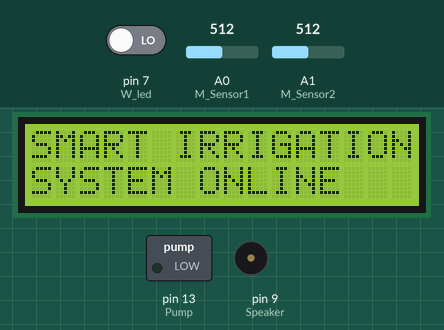
The sketch below on a simulated Arduino Uno WiFi Rev2. On the bench: 16×2 character LCD, switched loads named in the sketch (green lamp = pin HIGH), buzzer (waves = sounding). Dashed ring = blinking. The inputs (shaded band) are chosen by the test bench; at power-on: A0 (M_Sensor1) = 512, A1 (M_Sensor2) = 512, pin 7 (W_led) LOW. WiFi joins after 1.5 s; servers stay silent unless stated; what the sketch prints to the serial monitor is not drawn.

Above: at 3.6 s.
At 7.2 s:
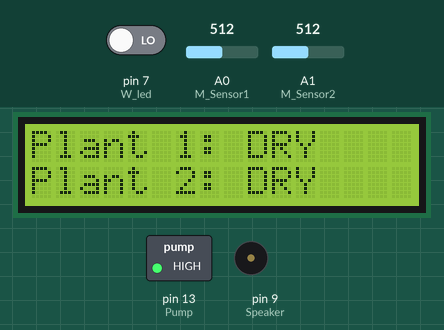
7.3 s: A0 (M_Sensor1) set to 218
12.6 s: A0 (M_Sensor1) set to 187
At 14.8 s:
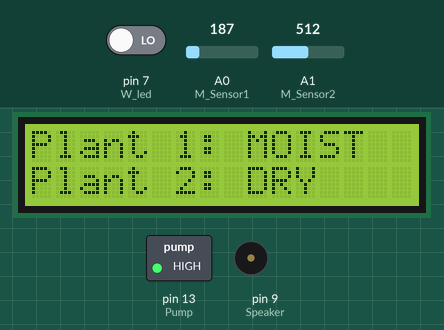
15.1 s: A1 (M_Sensor2) set to 212
17.1 s: A1 (M_Sensor2) set to 186
At 18.7 s:
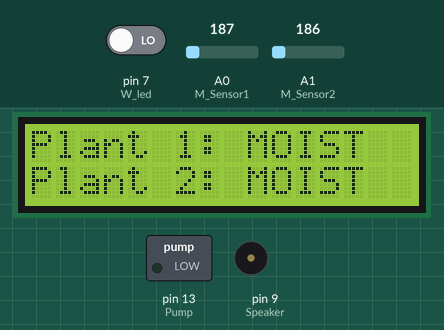
19.1 s: A0 (M_Sensor1) set to 210
At 20.0 s:
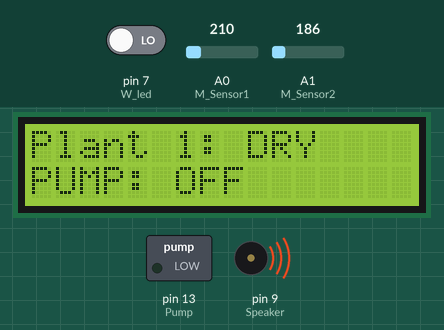
23.6 s: A1 (M_Sensor2) set to 60
At 24.93 s:
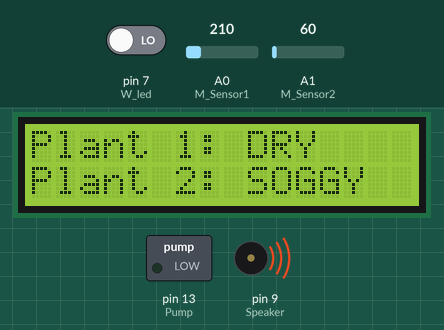
Timing chart, 0 to 29.1 s (numbered marks = the images above; inputs shaded):
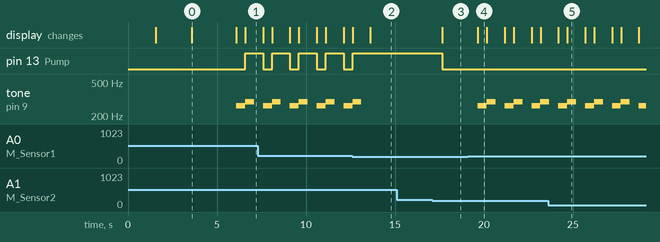

Measured:
- the behaviour switches between 201 and 200 on A0 (M_Sensor1) (found by bisection; images 1 and 2)
- the behaviour switches between 201 and 200 on A1 (M_Sensor2) (found by bisection; images 2 and 3)
- after the input at 12.6 s, pin 13 (Pump): goes on until 12.6 s, then stays HIGH; tone on pin 9 (Speaker): goes on until 13.1 s, then stays silent; the display: first differs from a run without the input after 1.0 s (image 2)
- after the input at 17.1 s, pin 13 (Pump): HIGH → LOW after 0.54 s; the display: changes after 0.55 s (image 3)
- after the input at 19.1 s, tone on pin 9 (Speaker): silent → 262 Hz after 0.56 s, then repeats every 1.5 s: 294 Hz 0.50 s, silent 0.51 s, 262 Hz 0.50 s; the display: changes after 0.56 s (image 4)
- after the input at 23.6 s, the display: first differs from a run without the input after 1.1 s (image 5)
- by itself, pin 13 (Pump): alternates HIGH for 1.0 s and LOW for 0.50 s
- by itself, tone on pin 9 (Speaker): repeats every 1.5 s: 294 Hz 0.50 s, silent 0.51 s, 262 Hz 0.50 s

The sketch:

sis.ino
```cpp
// AUTOMATIC IRRIGATION SYSTEM WITH WIFI

#include <LiquidCrystal.h>  // LCD Library
#include <WiFiNINA.h>       // WiFi Library for Arduino Uno WiFi
#include <Wire.h>

// WiFi Credentials
const char* ssid = "YOUR_WIFI_SSID";    // Replace with your WiFi SSID
const char* password = "YOUR_WIFI_PASSWORD"; // Replace with your WiFi password

WiFiServer server(80); // Create a web server on port 80

// Define Notes for Speaker
#define NOTE_C4 262
#define NOTE_D4 294
#define NOTE_E4 330
#define NOTE_F4 349
#define NOTE_G4 392
#define NOTE_A4 440
#define NOTE_B4 494
#define NOTE_C5 523

// Define Pins
int M_Sensor1 = A0; // Soil Moisture Sensor 1
int M_Sensor2 = A1; // Soil Moisture Sensor 2
int W_led = 7;      // Water Level Status LED
int Pump = 13;      // Pump Relay
int Speaker = 9;    // Speaker/Buzzer

LiquidCrystal lcd(12, 11, 5, 4, 3, 2);

void setup() {
    lcd.begin(16, 2);
    lcd.clear();

    pinMode(Pump, OUTPUT);
    pinMode(W_led, INPUT);
    pinMode(Speaker, OUTPUT);

    Serial.begin(9600);

    // WiFi Connection
    WiFi.begin(ssid, password);
    Serial.print("Connecting to WiFi");
    lcd.setCursor(0, 0);
    lcd.print("WiFi Connecting...");

    while (WiFi.status() != WL_CONNECTED) {
        delay(1000);
        Serial.print(".");
    }

    Serial.println("\nConnected to WiFi!");
    lcd.clear();
    lcd.print("WiFi Connected");
    delay(2000);

    server.begin(); // Start web server
    Serial.print("Web Server Started: ");
    Serial.println(WiFi.localIP()); // Print IP address

    lcd.clear();
    lcd.setCursor(0, 0);
    lcd.print("SMART IRRIGATION");
    lcd.setCursor(0, 1);
    lcd.print("SYSTEM ONLINE");
    delay(2500);
    lcd.clear();
}

void loop() {
    int Moisture1 = analogRead(M_Sensor1); // Read Soil Moisture Sensor 1
    int Moisture2 = analogRead(M_Sensor2); // Read Soil Moisture Sensor 2
    Serial.print("Moisture1: "); Serial.println(Moisture1);
    Serial.print("Moisture2: "); Serial.println(Moisture2);

    lcd.clear();

    // Soil Moisture Condition for Plant 1
    lcd.setCursor(0, 0);
    if (Moisture1 > 200) {
        lcd.print("Plant 1: DRY");
        if (digitalRead(W_led) == 1) {
            digitalWrite(Pump, HIGH);
            lcd.setCursor(0, 1);
            lcd.print("PUMP: ON");
        } else {
            digitalWrite(Pump, LOW);
            lcd.setCursor(0, 1);
            lcd.print("PUMP: OFF");
            tone(Speaker, NOTE_C4, 500);
            delay(500);
            tone(Speaker, NOTE_D4, 500);
        }
    } else if (Moisture1 >= 70 && Moisture1 <= 200) {
        lcd.print("Plant 1: MOIST");
        digitalWrite(Pump, LOW);
    } else {
        lcd.print("Plant 1: SOGGY");
        digitalWrite(Pump, LOW);
    }

    // Soil Moisture Condition for Plant 2
    lcd.setCursor(0, 1);
    if (Moisture2 > 200) {
        lcd.print("Plant 2: DRY");
        digitalWrite(Pump, HIGH);
    } else if (Moisture2 >= 70 && Moisture2 <= 200) {
        lcd.print("Plant 2: MOIST");
        digitalWrite(Pump, LOW);
    } else {
        lcd.print("Plant 2: SOGGY");
        digitalWrite(Pump, LOW);
    }

    delay(1000);

    // Handle WiFi Requests
    WiFiClient client = server.available();
    if (client) {
        Serial.println("New Client Connected.");
        String request = client.readStringUntil('\r');
        client.flush();

        if (request.indexOf("/pump/on") != -1) {
            digitalWrite(Pump, HIGH);
        } else if (request.indexOf("/pump/off") != -1) {
            digitalWrite(Pump, LOW);
        }

        // Send HTML response
        client.println("HTTP/1.1 200 OK");
        client.println("Content-Type: text/html");
        client.println();
        client.println("<html><head><title>Smart Irrigation</title></head>");
        client.println("<body><h1>Smart Irrigation System</h1>");
        client.println("<p>Soil Moisture 1: " + String(Moisture1) + "</p>");
        client.println("<p>Soil Moisture 2: " + String(Moisture2) + "</p>");
        client.println("<p>Pump Status: " + String(digitalRead(Pump) ? "ON" : "OFF") + "</p>");
        client.println("<a href='/pump/on'>Turn Pump ON</a><br>");
        client.println("<a href='/pump/off'>Turn Pump OFF</a><br>");
        client.println("</body></html>");
        client.stop();
    }
}
```
